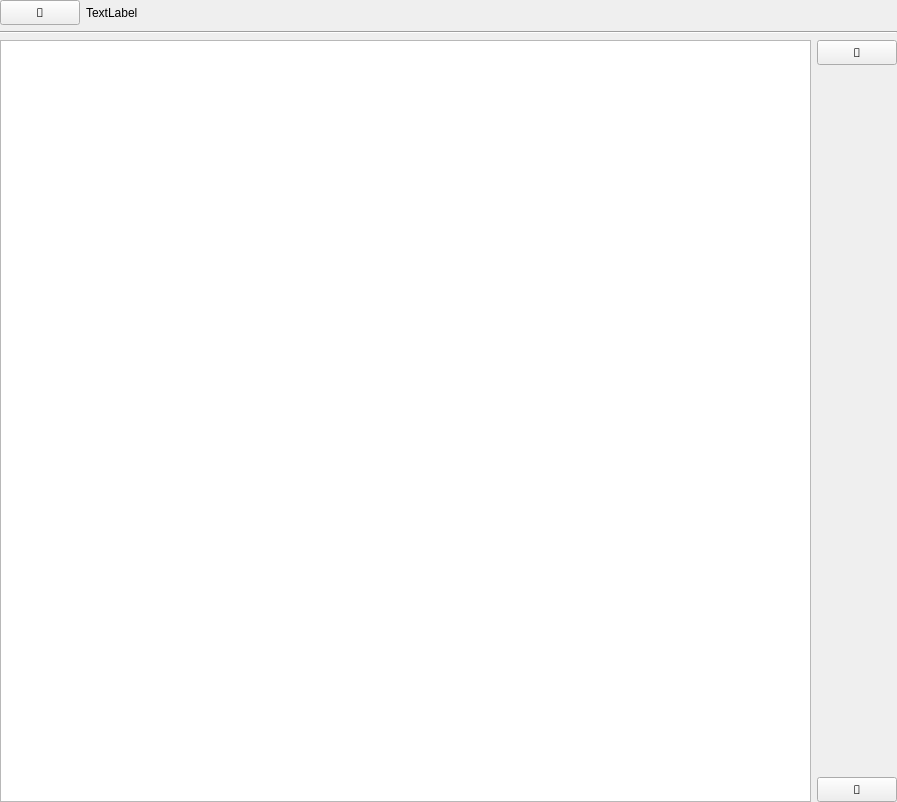
<?xml version="1.0" encoding="UTF-8"?>
<ui version="4.0">
 <class>Form</class>
 <widget class="QWidget" name="Form">
  <property name="geometry">
   <rect>
    <x>0</x>
    <y>0</y>
    <width>897</width>
    <height>802</height>
   </rect>
  </property>
  <property name="windowTitle">
   <string>Form</string>
  </property>
  <layout class="QVBoxLayout" name="verticalLayout_2">
   <property name="leftMargin">
    <number>0</number>
   </property>
   <property name="topMargin">
    <number>0</number>
   </property>
   <property name="rightMargin">
    <number>0</number>
   </property>
   <property name="bottomMargin">
    <number>0</number>
   </property>
   <item>
    <layout class="QHBoxLayout" name="horizontalLayout_2">
     <item>
      <widget class="QPushButton" name="esc_button">
       <property name="sizePolicy">
        <sizepolicy hsizetype="Fixed" vsizetype="Minimum">
         <horstretch>0</horstretch>
         <verstretch>0</verstretch>
        </sizepolicy>
       </property>
       <property name="font">
        <font>
         <family>FontAwesome</family>
        </font>
       </property>
       <property name="text">
        <string></string>
       </property>
      </widget>
     </item>
     <item>
      <widget class="QLabel" name="label">
       <property name="text">
        <string>TextLabel</string>
       </property>
       <property name="alignment">
        <set>Qt::AlignLeading|Qt::AlignLeft|Qt::AlignVCenter</set>
       </property>
      </widget>
     </item>
    </layout>
   </item>
   <item>
    <widget class="Line" name="line">
     <property name="orientation">
      <enum>Qt::Horizontal</enum>
     </property>
    </widget>
   </item>
   <item>
    <layout class="QHBoxLayout" name="horizontalLayout">
     <item>
      <widget class="QListView" name="list_view">
       <property name="verticalScrollBarPolicy">
        <enum>Qt::ScrollBarAlwaysOff</enum>
       </property>
       <property name="horizontalScrollBarPolicy">
        <enum>Qt::ScrollBarAlwaysOff</enum>
       </property>
       <property name="uniformItemSizes">
        <bool>true</bool>
       </property>
      </widget>
     </item>
     <item>
      <layout class="QVBoxLayout" name="verticalLayout">
       <item>
        <widget class="QPushButton" name="up_button">
         <property name="sizePolicy">
          <sizepolicy hsizetype="Minimum" vsizetype="Fixed">
           <horstretch>0</horstretch>
           <verstretch>0</verstretch>
          </sizepolicy>
         </property>
         <property name="font">
          <font>
           <family>FontAwesome</family>
          </font>
         </property>
         <property name="text">
          <string></string>
         </property>
        </widget>
       </item>
       <item>
        <spacer name="verticalSpacer">
         <property name="orientation">
          <enum>Qt::Vertical</enum>
         </property>
         <property name="sizeHint" stdset="0">
          <size>
           <width>20</width>
           <height>40</height>
          </size>
         </property>
        </spacer>
       </item>
       <item>
        <widget class="QPushButton" name="down_button">
         <property name="sizePolicy">
          <sizepolicy hsizetype="Minimum" vsizetype="Fixed">
           <horstretch>0</horstretch>
           <verstretch>0</verstretch>
          </sizepolicy>
         </property>
         <property name="font">
          <font>
           <family>FontAwesome</family>
          </font>
         </property>
         <property name="text">
          <string></string>
         </property>
        </widget>
       </item>
      </layout>
     </item>
    </layout>
   </item>
  </layout>
 </widget>
 <resources/>
 <connections/>
</ui>
